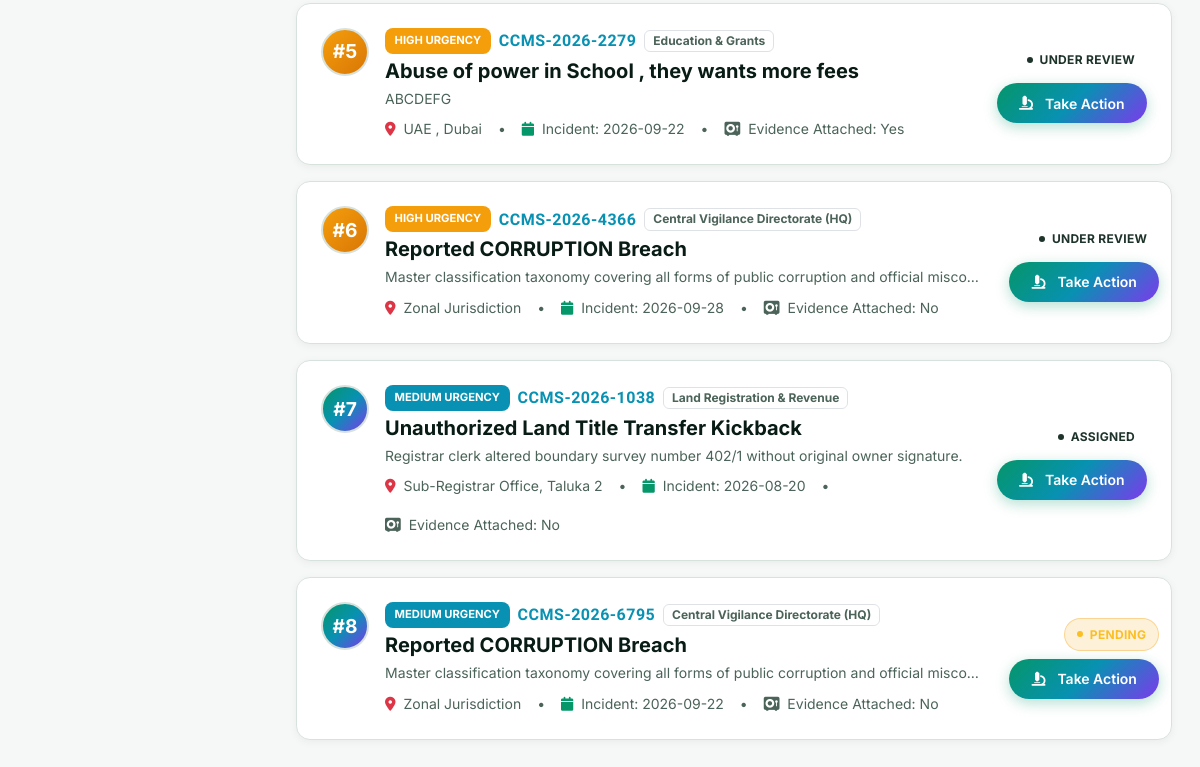
/officer/priority-queue (signed in, lower part), run on an earlier commit of the app's database.
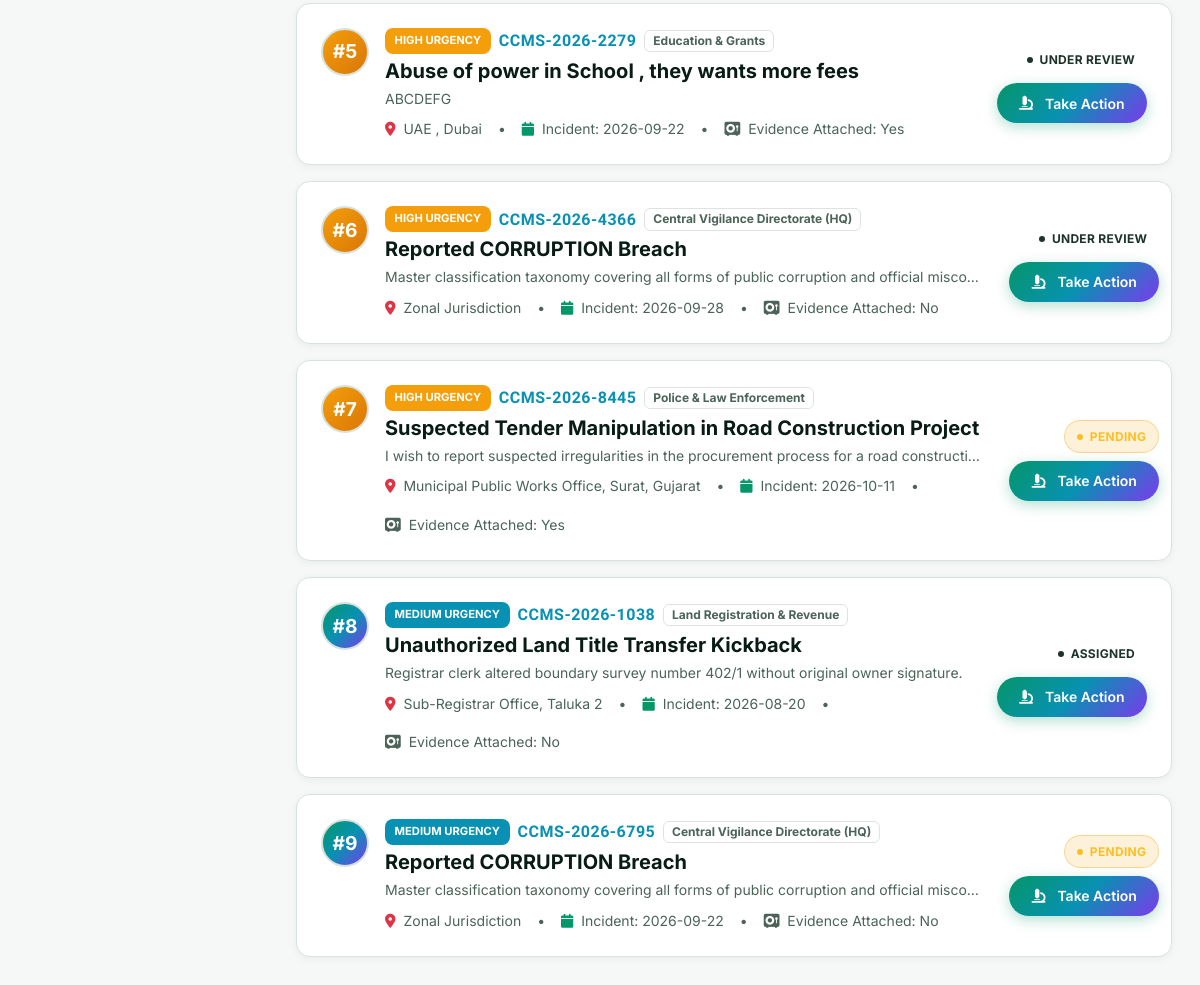
And on a later commit of the database.
### tables this page shows
CREATE TABLE complaints (
            complaint_id TEXT PRIMARY KEY,
            user_id INTEGER NOT NULL,
            complaint_title TEXT NOT NULL,
            misconduct_category TEXT NOT NULL,
            sector TEXT NOT NULL,
            incident_date TEXT NOT NULL,
            incident_time TEXT,
            location TEXT NOT NULL,
            description TEXT NOT NULL,
            anonymous_mode INTEGER DEFAULT 0,
            severity TEXT DEFAULT 'Medium',
            evidence_file TEXT,
            complaint_status TEXT DEFAULT 'Pending',
            assigned_officer TEXT,
            assigned_officer_id TEXT,
            investigation_notes TEXT,
            rating INTEGER,
            feedback TEXT,
            created_at DATETIME DEFAULT CURRENT_TIMESTAMP,
            updated_at DATETIME DEFAULT CURRENT_TIMESTAMP
        );

### app.py (the view)
@app.route("/officer/priority-queue")
@role_required("officer")
def officer_priority_queue():
    cases = db.query_db("SELECT * FROM complaints WHERE complaint_status NOT IN ('Resolved', 'Closed') ORDER BY CASE severity WHEN 'Critical' THEN 1 WHEN 'High' THEN 2 WHEN 'Medium' THEN 3 ELSE 4 END, created_at ASC")
    return render_template("officer/priority_queue.html", prioritized_cases=cases)

### app.py (called while the page is built, shortened)
def role_required(required_role):
    def decorator(f):
        @wraps(f)
        def decorated_function(*args, **kwargs):
            user_role = session.get("role", "citizen")
            if user_role != required_role and user_role != "admin":
                flash("You do not have authorization to view this command console.", "danger")
                return redirect(url_for("home"))
            return f(*args, **kwargs)
        return decorated_function
    return decorator

### db.py (called while the page is built)
def dict_factory(cursor, row):
    d = {}
    for idx, col in enumerate(cursor.description):
        d[col[0]] = row[idx]
    return d

def get_db_connection():
    conn = sqlite3.connect(DB_PATH, timeout=20.0, check_same_thread=False)
    conn.row_factory = dict_factory
    conn.execute("PRAGMA journal_mode=WAL;")
    return conn

def query_db(query, args=(), one=False):
    normalized_query, normalized_args = _normalize_query(query, args)
    conn = get_db_connection()
    try:
        cursor = conn.cursor()
        cursor.execute(normalized_query, normalized_args)
        result = cursor.fetchall()
        return (result[0] if result else None) if one else result
    finally:
        conn.close()

### templates/officer/priority_queue.html (shortened to what this page needs)
{% extends 'officer/base.html' %}
{% set active_page = 'priority_queue' %}
{% block content %}
<div class="row g-3">
  {% for c in prioritized_cases %}
  <div class="col-12">
    <div
      class="ccms-card p-4 d-flex flex-column flex-md-row align-items-md-center justify-content-between gap-4 {% if loop.first %}border-danger border-opacity-50 shadow-md{% endif %}">
      <div class="d-flex align-items-start gap-3">
        <div class="user-avatar-circle flex-shrink-0"
          style="background: {% if c.severity == 'Critical' %}var(--gradient-danger){% elif c.severity == 'High' %}var(--gradient-gold){% else %}var(--gradient-cyber){% endif %}; width:48px; height:48px; font-size:1.2rem;">
          #{{ loop.index }}
        </div>
        <div>
          <div class="d-flex align-items-center gap-2 mb-1">
            <span class="badge-priority {{ c.severity }}">{{ c.severity }} Urgency</span>
            <span class="fw-bold text-cyan brand-font">{{ c.complaint_id }}</span>
            <span class="badge bg-subtle text-muted border">{{ c.sector }}</span>
          </div>
          <h5 class="fw-bold text-heading mb-1">{{ c.complaint_title }}</h5>
          <p class="text-muted small mb-2 text-truncate" style="max-width: 600px;">{{ c.description }}</p>
          <div class="d-flex flex-wrap align-items-center gap-3 text-muted small">
            <span><i class="fas fa-location-dot text-danger me-1"></i> {{ c.location }}</span> &bull;
            <span><i class="fas fa-calendar text-primary me-1"></i> Incident: {{ c.incident_date }}</span> &bull;
            <span><i class="fas fa-vault text-violet me-1"></i> Evidence Attached: {{ 'Yes' if c.evidence_file else 'No'
              }}</span>
          </div>
        </div>
      </div>
      <div class="d-flex flex-md-column align-items-end justify-content-between gap-2 flex-shrink-0">
        <span class="badge-status {{ c.complaint_status }}">{{ c.complaint_status }}</span>
        <a href="{{ url_for('officer_investigation', case_id=c.complaint_id) }}" class="btn btn-sm btn-brand"
          style="background:var(--gradient-cyber);">
          <i class="fas fa-microscope me-1"></i> Take Action
        </a>
      </div>
    </div>
  </div>
  {% endfor %}
</div>
{% endblock %}

What changed in the data, as far as the page shows it:
added complaints: severity "HIGH", complaint_id "CCMS-2026-8445", sector "Police & Law Enforcement", complaint_title "Suspected Tender Manipulation in Road Construction Project", description "I wish to report suspected irregularities in the procurement process for a road constructi…", location "Municipal Public Works Office, Surat, Gujarat", incident_date "2026-10-11", evidence_file "Yes", complaint_status "PENDING"
